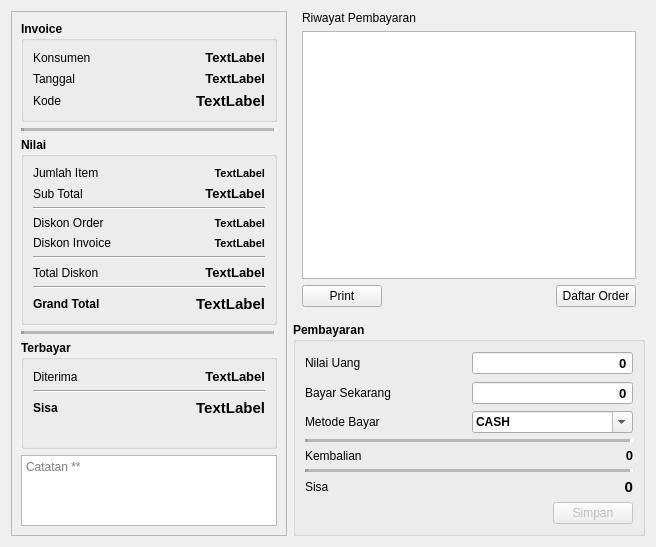
<?xml version="1.0" encoding="UTF-8"?>
<ui version="4.0">
 <class>CreatePaymentDialog</class>
 <widget class="QDialog" name="CreatePaymentDialog">
  <property name="geometry">
   <rect>
    <x>0</x>
    <y>0</y>
    <width>656</width>
    <height>547</height>
   </rect>
  </property>
  <property name="windowTitle">
   <string>Pembayaran Invoice</string>
  </property>
  <layout class="QHBoxLayout" name="horizontalLayout_3" stretch="0,1">
   <item>
    <widget class="QFrame" name="frame">
     <property name="frameShape">
      <enum>QFrame::StyledPanel</enum>
     </property>
     <layout class="QVBoxLayout" name="verticalLayout">
      <property name="leftMargin">
       <number>9</number>
      </property>
      <property name="topMargin">
       <number>9</number>
      </property>
      <property name="rightMargin">
       <number>9</number>
      </property>
      <property name="bottomMargin">
       <number>9</number>
      </property>
      <item>
       <widget class="QGroupBox" name="groupBox">
        <property name="font">
         <font>
          <weight>75</weight>
          <bold>true</bold>
         </font>
        </property>
        <property name="title">
         <string>Invoice</string>
        </property>
        <layout class="QGridLayout" name="gridLayout">
         <item row="3" column="1">
          <widget class="QLabel" name="lCode">
           <property name="font">
            <font>
             <pointsize>11</pointsize>
             <weight>75</weight>
             <bold>true</bold>
            </font>
           </property>
           <property name="text">
            <string>TextLabel</string>
           </property>
           <property name="alignment">
            <set>Qt::AlignRight|Qt::AlignTrailing|Qt::AlignVCenter</set>
           </property>
          </widget>
         </item>
         <item row="1" column="1">
          <widget class="QLabel" name="lDate">
           <property name="font">
            <font>
             <pointsize>10</pointsize>
             <weight>75</weight>
             <bold>true</bold>
            </font>
           </property>
           <property name="text">
            <string>TextLabel</string>
           </property>
           <property name="alignment">
            <set>Qt::AlignRight|Qt::AlignTrailing|Qt::AlignVCenter</set>
           </property>
          </widget>
         </item>
         <item row="3" column="0">
          <widget class="QLabel" name="label">
           <property name="font">
            <font>
             <weight>50</weight>
             <bold>false</bold>
            </font>
           </property>
           <property name="text">
            <string>Kode</string>
           </property>
          </widget>
         </item>
         <item row="1" column="0">
          <widget class="QLabel" name="label_2">
           <property name="font">
            <font>
             <weight>50</weight>
             <bold>false</bold>
            </font>
           </property>
           <property name="text">
            <string>Tanggal</string>
           </property>
          </widget>
         </item>
         <item row="0" column="0">
          <widget class="QLabel" name="label_3">
           <property name="font">
            <font>
             <weight>50</weight>
             <bold>false</bold>
            </font>
           </property>
           <property name="text">
            <string>Konsumen</string>
           </property>
          </widget>
         </item>
         <item row="0" column="1">
          <widget class="QLabel" name="lClient">
           <property name="font">
            <font>
             <pointsize>10</pointsize>
             <weight>75</weight>
             <bold>true</bold>
            </font>
           </property>
           <property name="text">
            <string>TextLabel</string>
           </property>
           <property name="alignment">
            <set>Qt::AlignRight|Qt::AlignTrailing|Qt::AlignVCenter</set>
           </property>
          </widget>
         </item>
        </layout>
       </widget>
      </item>
      <item>
       <widget class="Line" name="line_4">
        <property name="lineWidth">
         <number>3</number>
        </property>
        <property name="midLineWidth">
         <number>3</number>
        </property>
        <property name="orientation">
         <enum>Qt::Horizontal</enum>
        </property>
       </widget>
      </item>
      <item>
       <widget class="QGroupBox" name="groupBox_2">
        <property name="font">
         <font>
          <weight>75</weight>
          <bold>true</bold>
         </font>
        </property>
        <property name="title">
         <string>Nilai</string>
        </property>
        <layout class="QGridLayout" name="gridLayout_2">
         <item row="6" column="0" colspan="2">
          <widget class="Line" name="line_2">
           <property name="orientation">
            <enum>Qt::Horizontal</enum>
           </property>
          </widget>
         </item>
         <item row="1" column="0">
          <widget class="QLabel" name="label_9">
           <property name="font">
            <font>
             <weight>50</weight>
             <bold>false</bold>
            </font>
           </property>
           <property name="text">
            <string>Jumlah Item</string>
           </property>
          </widget>
         </item>
         <item row="4" column="0">
          <widget class="QLabel" name="label_6">
           <property name="font">
            <font>
             <weight>50</weight>
             <bold>false</bold>
            </font>
           </property>
           <property name="text">
            <string>Diskon Order</string>
           </property>
          </widget>
         </item>
         <item row="2" column="1">
          <widget class="QLabel" name="lSubTotal">
           <property name="font">
            <font>
             <pointsize>10</pointsize>
             <weight>75</weight>
             <bold>true</bold>
            </font>
           </property>
           <property name="text">
            <string>TextLabel</string>
           </property>
           <property name="alignment">
            <set>Qt::AlignRight|Qt::AlignTrailing|Qt::AlignVCenter</set>
           </property>
          </widget>
         </item>
         <item row="3" column="0" colspan="2">
          <widget class="Line" name="line">
           <property name="orientation">
            <enum>Qt::Horizontal</enum>
           </property>
          </widget>
         </item>
         <item row="9" column="1">
          <widget class="QLabel" name="lGrandT">
           <property name="font">
            <font>
             <pointsize>11</pointsize>
             <weight>75</weight>
             <bold>true</bold>
            </font>
           </property>
           <property name="text">
            <string>TextLabel</string>
           </property>
           <property name="alignment">
            <set>Qt::AlignRight|Qt::AlignTrailing|Qt::AlignVCenter</set>
           </property>
          </widget>
         </item>
         <item row="5" column="0">
          <widget class="QLabel" name="label_7">
           <property name="font">
            <font>
             <weight>50</weight>
             <bold>false</bold>
            </font>
           </property>
           <property name="text">
            <string>Diskon Invoice</string>
           </property>
          </widget>
         </item>
         <item row="7" column="0">
          <widget class="QLabel" name="label_8">
           <property name="font">
            <font>
             <weight>50</weight>
             <bold>false</bold>
            </font>
           </property>
           <property name="text">
            <string>Total Diskon</string>
           </property>
          </widget>
         </item>
         <item row="9" column="0">
          <widget class="QLabel" name="label_11">
           <property name="font">
            <font>
             <weight>75</weight>
             <bold>true</bold>
            </font>
           </property>
           <property name="text">
            <string>Grand Total</string>
           </property>
          </widget>
         </item>
         <item row="2" column="0">
          <widget class="QLabel" name="label_5">
           <property name="font">
            <font>
             <weight>50</weight>
             <bold>false</bold>
            </font>
           </property>
           <property name="text">
            <string>Sub Total</string>
           </property>
          </widget>
         </item>
         <item row="8" column="0" colspan="2">
          <widget class="Line" name="line_3">
           <property name="orientation">
            <enum>Qt::Horizontal</enum>
           </property>
          </widget>
         </item>
         <item row="4" column="1">
          <widget class="QLabel" name="lDiscO">
           <property name="font">
            <font>
             <pointsize>8</pointsize>
             <weight>75</weight>
             <bold>true</bold>
            </font>
           </property>
           <property name="text">
            <string>TextLabel</string>
           </property>
           <property name="alignment">
            <set>Qt::AlignRight|Qt::AlignTrailing|Qt::AlignVCenter</set>
           </property>
          </widget>
         </item>
         <item row="5" column="1">
          <widget class="QLabel" name="lDiscI">
           <property name="font">
            <font>
             <pointsize>8</pointsize>
             <weight>75</weight>
             <bold>true</bold>
            </font>
           </property>
           <property name="text">
            <string>TextLabel</string>
           </property>
           <property name="alignment">
            <set>Qt::AlignRight|Qt::AlignTrailing|Qt::AlignVCenter</set>
           </property>
          </widget>
         </item>
         <item row="1" column="1">
          <widget class="QLabel" name="lItem">
           <property name="font">
            <font>
             <pointsize>8</pointsize>
             <weight>75</weight>
             <bold>true</bold>
            </font>
           </property>
           <property name="text">
            <string>TextLabel</string>
           </property>
           <property name="alignment">
            <set>Qt::AlignRight|Qt::AlignTrailing|Qt::AlignVCenter</set>
           </property>
          </widget>
         </item>
         <item row="7" column="1">
          <widget class="QLabel" name="lSumDisc">
           <property name="font">
            <font>
             <pointsize>10</pointsize>
             <weight>75</weight>
             <bold>true</bold>
            </font>
           </property>
           <property name="text">
            <string>TextLabel</string>
           </property>
           <property name="alignment">
            <set>Qt::AlignRight|Qt::AlignTrailing|Qt::AlignVCenter</set>
           </property>
          </widget>
         </item>
        </layout>
       </widget>
      </item>
      <item>
       <widget class="Line" name="line_5">
        <property name="lineWidth">
         <number>3</number>
        </property>
        <property name="midLineWidth">
         <number>3</number>
        </property>
        <property name="orientation">
         <enum>Qt::Horizontal</enum>
        </property>
       </widget>
      </item>
      <item>
       <widget class="QGroupBox" name="groupBox_3">
        <property name="font">
         <font>
          <weight>75</weight>
          <bold>true</bold>
         </font>
        </property>
        <property name="title">
         <string>Terbayar</string>
        </property>
        <layout class="QGridLayout" name="gridLayout_3">
         <item row="2" column="1">
          <widget class="QLabel" name="lRest">
           <property name="font">
            <font>
             <pointsize>11</pointsize>
             <weight>75</weight>
             <bold>true</bold>
            </font>
           </property>
           <property name="text">
            <string>TextLabel</string>
           </property>
           <property name="alignment">
            <set>Qt::AlignRight|Qt::AlignTrailing|Qt::AlignVCenter</set>
           </property>
          </widget>
         </item>
         <item row="2" column="0">
          <widget class="QLabel" name="label_18">
           <property name="font">
            <font>
             <weight>75</weight>
             <bold>true</bold>
            </font>
           </property>
           <property name="text">
            <string>Sisa</string>
           </property>
          </widget>
         </item>
         <item row="1" column="0" colspan="2">
          <widget class="Line" name="line_6">
           <property name="orientation">
            <enum>Qt::Horizontal</enum>
           </property>
          </widget>
         </item>
         <item row="0" column="1">
          <widget class="QLabel" name="lRecv">
           <property name="font">
            <font>
             <pointsize>10</pointsize>
             <weight>75</weight>
             <bold>true</bold>
            </font>
           </property>
           <property name="text">
            <string>TextLabel</string>
           </property>
           <property name="alignment">
            <set>Qt::AlignRight|Qt::AlignTrailing|Qt::AlignVCenter</set>
           </property>
          </widget>
         </item>
         <item row="3" column="0">
          <widget class="QLabel" name="label_23">
           <property name="font">
            <font>
             <weight>75</weight>
             <bold>true</bold>
            </font>
           </property>
           <property name="text">
            <string/>
           </property>
          </widget>
         </item>
         <item row="0" column="0">
          <widget class="QLabel" name="label_22">
           <property name="font">
            <font>
             <weight>50</weight>
             <bold>false</bold>
            </font>
           </property>
           <property name="text">
            <string>Diterima</string>
           </property>
          </widget>
         </item>
        </layout>
       </widget>
      </item>
      <item>
       <widget class="QPlainTextEdit" name="pNotes">
        <property name="tabChangesFocus">
         <bool>true</bool>
        </property>
        <property name="readOnly">
         <bool>true</bool>
        </property>
        <property name="placeholderText">
         <string>Catatan **</string>
        </property>
       </widget>
      </item>
     </layout>
    </widget>
   </item>
   <item>
    <layout class="QVBoxLayout" name="verticalLayout_3">
     <item>
      <layout class="QVBoxLayout" name="verticalLayout_2">
       <property name="leftMargin">
        <number>9</number>
       </property>
       <property name="topMargin">
        <number>0</number>
       </property>
       <property name="rightMargin">
        <number>9</number>
       </property>
       <property name="bottomMargin">
        <number>9</number>
       </property>
       <item>
        <widget class="QLabel" name="label_10">
         <property name="text">
          <string>Riwayat Pembayaran</string>
         </property>
        </widget>
       </item>
       <item>
        <widget class="QTableView" name="paymentHistoryView">
         <property name="alternatingRowColors">
          <bool>true</bool>
         </property>
         <attribute name="horizontalHeaderDefaultSectionSize">
          <number>50</number>
         </attribute>
         <attribute name="verticalHeaderMinimumSectionSize">
          <number>15</number>
         </attribute>
         <attribute name="verticalHeaderDefaultSectionSize">
          <number>15</number>
         </attribute>
        </widget>
       </item>
       <item>
        <layout class="QHBoxLayout" name="horizontalLayout_2">
         <item>
          <widget class="QPushButton" name="pushButton_3">
           <property name="text">
            <string>Print</string>
           </property>
           <property name="autoDefault">
            <bool>false</bool>
           </property>
          </widget>
         </item>
         <item>
          <spacer name="horizontalSpacer_2">
           <property name="orientation">
            <enum>Qt::Horizontal</enum>
           </property>
           <property name="sizeHint" stdset="0">
            <size>
             <width>40</width>
             <height>20</height>
            </size>
           </property>
          </spacer>
         </item>
         <item>
          <widget class="QPushButton" name="openOrderView">
           <property name="text">
            <string>Daftar Order</string>
           </property>
           <property name="autoDefault">
            <bool>false</bool>
           </property>
          </widget>
         </item>
        </layout>
       </item>
      </layout>
     </item>
     <item>
      <widget class="QGroupBox" name="groupBox_4">
       <property name="font">
        <font>
         <weight>75</weight>
         <bold>true</bold>
        </font>
       </property>
       <property name="title">
        <string>Pembayaran</string>
       </property>
       <layout class="QGridLayout" name="gridLayout_4" columnstretch="0,0">
        <item row="7" column="1">
         <widget class="QLabel" name="lNRest">
          <property name="font">
           <font>
            <pointsize>11</pointsize>
            <weight>75</weight>
            <bold>true</bold>
           </font>
          </property>
          <property name="text">
           <string>0</string>
          </property>
          <property name="alignment">
           <set>Qt::AlignRight|Qt::AlignTrailing|Qt::AlignVCenter</set>
          </property>
         </widget>
        </item>
        <item row="3" column="0">
         <widget class="QLabel" name="label_30">
          <property name="font">
           <font>
            <weight>50</weight>
            <bold>false</bold>
           </font>
          </property>
          <property name="text">
           <string>Metode Bayar</string>
          </property>
         </widget>
        </item>
        <item row="5" column="1">
         <widget class="QLabel" name="lReturn">
          <property name="font">
           <font>
            <pointsize>10</pointsize>
            <weight>75</weight>
            <bold>true</bold>
           </font>
          </property>
          <property name="text">
           <string>0</string>
          </property>
          <property name="alignment">
           <set>Qt::AlignRight|Qt::AlignTrailing|Qt::AlignVCenter</set>
          </property>
         </widget>
        </item>
        <item row="8" column="0" colspan="2">
         <layout class="QHBoxLayout" name="horizontalLayout">
          <item>
           <spacer name="horizontalSpacer">
            <property name="orientation">
             <enum>Qt::Horizontal</enum>
            </property>
            <property name="sizeHint" stdset="0">
             <size>
              <width>40</width>
              <height>20</height>
             </size>
            </property>
           </spacer>
          </item>
          <item>
           <widget class="QPushButton" name="saveButton">
            <property name="enabled">
             <bool>false</bool>
            </property>
            <property name="font">
             <font>
              <weight>50</weight>
              <bold>false</bold>
             </font>
            </property>
            <property name="text">
             <string>Simpan</string>
            </property>
            <property name="autoDefault">
             <bool>false</bool>
            </property>
           </widget>
          </item>
         </layout>
        </item>
        <item row="1" column="1">
         <widget class="QSpinBox" name="spinRecv">
          <property name="font">
           <font>
            <pointsize>10</pointsize>
            <weight>75</weight>
            <bold>true</bold>
           </font>
          </property>
          <property name="alignment">
           <set>Qt::AlignRight|Qt::AlignTrailing|Qt::AlignVCenter</set>
          </property>
          <property name="buttonSymbols">
           <enum>QAbstractSpinBox::NoButtons</enum>
          </property>
          <property name="showGroupSeparator" stdset="0">
           <bool>true</bool>
          </property>
          <property name="maximum">
           <number>99999999</number>
          </property>
         </widget>
        </item>
        <item row="1" column="0">
         <widget class="QLabel" name="label_25">
          <property name="font">
           <font>
            <weight>50</weight>
            <bold>false</bold>
           </font>
          </property>
          <property name="text">
           <string>Nilai Uang</string>
          </property>
         </widget>
        </item>
        <item row="3" column="1">
         <widget class="QComboBox" name="comboBox">
          <property name="editable">
           <bool>true</bool>
          </property>
          <item>
           <property name="text">
            <string>CASH</string>
           </property>
          </item>
          <item>
           <property name="text">
            <string>TRANSFER</string>
           </property>
          </item>
         </widget>
        </item>
        <item row="6" column="0" colspan="2">
         <widget class="Line" name="line_7">
          <property name="lineWidth">
           <number>3</number>
          </property>
          <property name="midLineWidth">
           <number>3</number>
          </property>
          <property name="orientation">
           <enum>Qt::Horizontal</enum>
          </property>
         </widget>
        </item>
        <item row="4" column="0" colspan="2">
         <widget class="Line" name="line_8">
          <property name="lineWidth">
           <number>3</number>
          </property>
          <property name="midLineWidth">
           <number>3</number>
          </property>
          <property name="orientation">
           <enum>Qt::Horizontal</enum>
          </property>
         </widget>
        </item>
        <item row="7" column="0">
         <widget class="QLabel" name="label_27">
          <property name="font">
           <font>
            <weight>50</weight>
            <bold>false</bold>
           </font>
          </property>
          <property name="text">
           <string>Sisa</string>
          </property>
         </widget>
        </item>
        <item row="5" column="0">
         <widget class="QLabel" name="label_26">
          <property name="font">
           <font>
            <weight>50</weight>
            <bold>false</bold>
           </font>
          </property>
          <property name="text">
           <string>Kembalian</string>
          </property>
         </widget>
        </item>
        <item row="2" column="1">
         <widget class="QSpinBox" name="spinPayNow">
          <property name="font">
           <font>
            <pointsize>10</pointsize>
            <weight>75</weight>
            <bold>true</bold>
           </font>
          </property>
          <property name="alignment">
           <set>Qt::AlignRight|Qt::AlignTrailing|Qt::AlignVCenter</set>
          </property>
          <property name="buttonSymbols">
           <enum>QAbstractSpinBox::NoButtons</enum>
          </property>
          <property name="showGroupSeparator" stdset="0">
           <bool>true</bool>
          </property>
          <property name="maximum">
           <number>99999999</number>
          </property>
         </widget>
        </item>
        <item row="2" column="0">
         <widget class="QLabel" name="label_24">
          <property name="font">
           <font>
            <weight>50</weight>
            <bold>false</bold>
           </font>
          </property>
          <property name="text">
           <string>Bayar Sekarang</string>
          </property>
         </widget>
        </item>
       </layout>
      </widget>
     </item>
    </layout>
   </item>
  </layout>
 </widget>
 <tabstops>
  <tabstop>pNotes</tabstop>
  <tabstop>spinRecv</tabstop>
  <tabstop>spinPayNow</tabstop>
  <tabstop>comboBox</tabstop>
  <tabstop>saveButton</tabstop>
  <tabstop>paymentHistoryView</tabstop>
  <tabstop>pushButton_3</tabstop>
  <tabstop>openOrderView</tabstop>
 </tabstops>
 <resources/>
 <connections>
  <connection>
   <sender>spinPayNow</sender>
   <signal>valueChanged(int)</signal>
   <receiver>CreatePaymentDialog</receiver>
   <slot>inputLogic()</slot>
   <hints>
    <hint type="sourcelabel">
     <x>497</x>
     <y>367</y>
    </hint>
    <hint type="destinationlabel">
     <x>291</x>
     <y>315</y>
    </hint>
   </hints>
  </connection>
  <connection>
   <sender>spinRecv</sender>
   <signal>valueChanged(int)</signal>
   <receiver>CreatePaymentDialog</receiver>
   <slot>inputLogic()</slot>
   <hints>
    <hint type="sourcelabel">
     <x>518</x>
     <y>395</y>
    </hint>
    <hint type="destinationlabel">
     <x>650</x>
     <y>326</y>
    </hint>
   </hints>
  </connection>
 </connections>
 <slots>
  <slot>inputLogic()</slot>
 </slots>
</ui>
